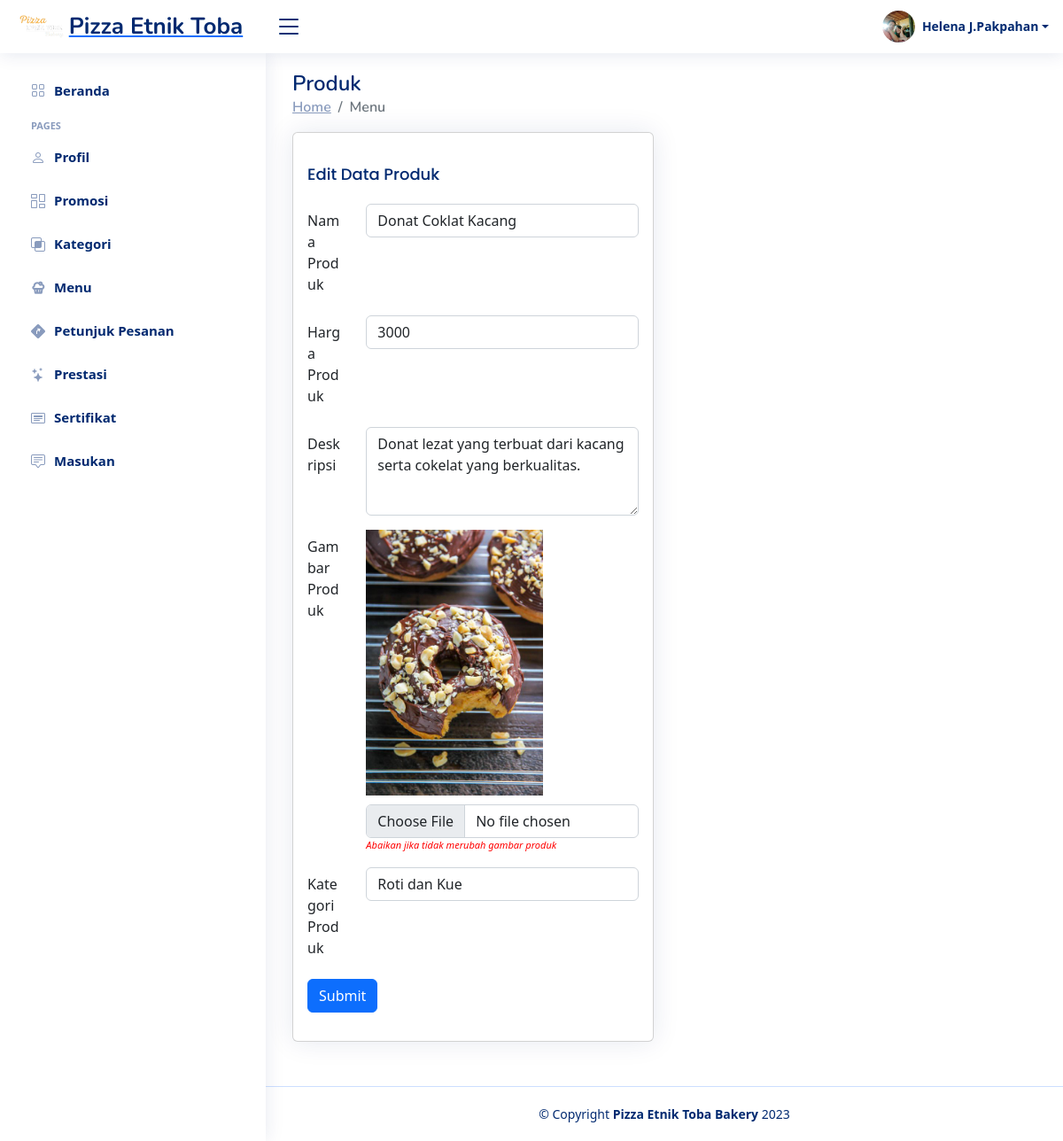
Page /Website/Admin/edit-menu.php?id=1&gambar=peanut.jpg (signed in) on the committed database.
### tables this page shows
CREATE TABLE `produk` (
  `id_produk` int(11) NOT NULL,
  `nama_produk` varchar(100) NOT NULL,
  `harga_produk` float NOT NULL,
  `gambar_produk` varchar(255) NOT NULL,
  `status_produk` enum('Aktif','Nonaktif') NOT NULL DEFAULT 'Aktif',
  `id_kategori` int(11) NOT NULL,
  `id_admin` int(11) NOT NULL DEFAULT 1,
  `deskripsi_produk` text DEFAULT NULL
);

### Website/Admin/edit-menu.php (the view, shortened to what this page needs)
<?php
include '../koneksi/koneksi.php';
if (isset($_GET['id'])) {
    $id = ($_GET["id"]);
    $query = "SELECT * FROM produk, kategori WHERE produk.id_kategori=kategori.id_kategori AND id_produk='$id'";
    $result = mysqli_query($koneksi, $query);
    $data = mysqli_fetch_assoc($result);
} else {
    echo "<script>alert('Masukkan data id.');window.location='menu.php';</script>";
}
?>
<!DOCTYPE html>
<html lang="en">
<head>
    <link rel="stylesheet" href="style.css">
    <link href="vendor/bootstrap/css/bootstrap.min.css" rel="stylesheet">
    <link href="vendor/bootstrap-icons/bootstrap-icons.css" rel="stylesheet">
    <link href="vendor/boxicons/css/boxicons.min.css" rel="stylesheet">
    <link href="vendor/quill/quill.snow.css" rel="stylesheet">
    <link href="vendor/quill/quill.bubble.css" rel="stylesheet">
    <link href="vendor/remixicon/remixicon.css" rel="stylesheet">
    <link href="vendor/simple-datatables/style.css" rel="stylesheet">
</head>
<?php include 'header.php' ?>
<?php include 'sidebar.php' ?>
<main id="main" class="main">
    <div class="pagetitle">
        <h1>Produk</h1>
        <nav>
            <ol class="breadcrumb">
                <li class="breadcrumb-item"><a href="index.php">Home</a></li>
                <li class="breadcrumb-item active">Menu</li>
            </ol>
        </nav>
    </div>
    <section class="section">
        <div class="row">
            <div class="col-lg-6">
                <div class="card">
                    <div class="card-body">
                        <h5 class="card-title">Edit Data Produk <?php $data['nama_produk'] ?></h5>
                        <form role="form" action="edit-menu-proses.php" method="POST" enctype="multipart/form-data">
                            <div class="row mb-3">
                                <label for="inputText" class="col-sm-2 col-form-label">Nama Produk</label>
                                <div class="col-sm-10">
                                    <input type="text" class="form-control" name="nama" value="<?php echo $data['nama_produk'] ?>" required>
                                </div>
                            </div>
                            <div class="row mb-3">
                                <label for="inputText" class="col-sm-2 col-form-label">Harga Produk</label>
                                <div class="col-sm-10">
                                    <input type="number" class="form-control" min="0" name="harga" value="<?php echo $data['harga_produk']; ?>" required>
                                </div>
                            </div>
                            <div class="row mb-3">
                                <label for="inputPassword" class="col-sm-2 col-form-label">Deskripsi</label>
                                <div class="col-sm-10">
                                    <textarea class="form-control" style="height: 100px" name="deskripsi" required><?php echo $data['deskripsi_produk']; ?></textarea>
                                </div>
                            </div>
                            <div class="row mb-3">
                                <label for="inputNumber" class="col-sm-2 col-form-label">Gambar Produk</label>
                                <div class="col-sm-10">
                                    <img src="../../pictures/<?php echo $data['gambar_produk'];?>" style="width: 200px;float: left;margin-bottom: 10px;">
                                    <input class="form-control" type="file" id="formFile" name="gambar">
                                    <i style="float: left;font-size: 11px;color: red">Abaikan jika tidak merubah gambar produk</i>
                                </div>
                            </div>
                    <div class="row mb-3">
                        <label for="inputText" class="col-sm-2 col-form-label">Kategori Produk</label>
                        <div class="col-sm-10">
                            <select class="form-control" name="id_kategori">
                                <?php
                                $query = "SELECT * FROM kategori WHERE status='Aktif'";
                                $result_set = $koneksi->query($query);
                                while ($kategori = $result_set->fetch_assoc()) {
                                    $selected = ($kategori['id_kategori'] == $data['id_kategori']) ? 'selected' : '';
                                    echo "<option value='" . $kategori['id_kategori'] . "' $selected>" . $kategori['nama_kategori'] . "</option>";
                                }
                                ?>
                            </select>
                        </div>
                    </div>
                    <div class="row mb-3">
                        <div class="col-sm-10">
                            <button type="submit" class="btn btn-primary">Submit </button>
                        </div>
                    </div>
                    </form>
                </div>
            </div>
        </div>
        </div>
    </section>
</main>
<?php include 'footer.php' ?>
</body>
</html>

### Website/Admin/header.php (shortened to what this page needs)
<?php
    include_once('../koneksi/koneksi.php');
    $query = 'SELECT * FROM admin';
    $result_set = $koneksi->query($query);
    $row = $result_set->fetch_assoc();
?>
<header id="header" class="header fixed-top d-flex align-items-center">
    <div class="d-flex align-items-center justify-content-between">
        <a href="index.php" class="logo d-flex align-items-center">
            <img src="assets/img/logo.png" alt="">
            <span class="d-none d-lg-block">Pizza Etnik Toba</span>
        </a>
        <i class="bi bi-list toggle-sidebar-btn"></i>
    </div>
    <nav class="header-nav ms-auto">
        <ul class="d-flex align-items-center">
            <li class="nav-item dropdown pe-3">
                <a class="nav-link nav-profile d-flex align-items-center pe-0" href="#" data-bs-toggle="dropdown">
                    <img src="../../pictures/<?php echo $row['foto_admin'];?>" alt="Profile" class="rounded-circle">
                    <span class="d-none d-md-block dropdown-toggle ps-2"><?php echo  $row['nama_admin'];?></span>
                </a>
            </li>
        </ul>
    </nav>
</header>

### Website/Admin/style.css (style rules this page uses)
:root { scroll-behavior: smooth; }
a { color: #4154f1; text-decoration: none; }
h1, h2, h3, h4, h5, h6 { font-family: "Nunito", sans-serif; }
#main { margin-top: 60px; padding: 20px 30px; transition: all 0.3s; }
.pagetitle { margin-bottom: 10px; }
.pagetitle h1 { font-size: 24px; margin-bottom: 0; font-weight: 600; color: #012970; }
.card { margin-bottom: 30px; border: none; border-radius: 5px; box-shadow: 0px 0 30px rgba(1, 41, 112, 0.1); }
.card-title { padding: 20px 0 15px 0; font-size: 18px; font-weight: 500; color: #012970; font-family: "Poppins", sans-serif; }
.card-body { padding: 0 20px 20px 20px; }
.breadcrumb { font-size: 14px; font-family: "Nunito", sans-serif; color: #899bbd; font-weight: 600; }
.breadcrumb a { color: #899bbd; transition: 0.3s; }
.breadcrumb .breadcrumb-item::before { color: #899bbd; }
.breadcrumb .active { color: #51678f; font-weight: 600; }
.logo { line-height: 1; }
@media (min-width: 1200px) { .logo { width: 280px; } }
.logo img { max-height: 26px; margin-right: 6px; }
.logo span { font-size: 26px; font-weight: 700; color: #012970; font-family: "Nunito", sans-serif; }
.header { transition: all 0.5s; z-index: 997; height: 60px; box-shadow: 0px 2px 20px rgba(1, 41, 112, 0.1); background-color: #fff; padding-left: 20px; }
.header .toggle-sidebar-btn { font-size: 32px; padding-left: 10px; cursor: pointer; color: #012970; }
.header-nav ul { list-style: none; }
.header-nav > ul { margin: 0; padding: 0; }
.header-nav .nav-profile { color: #012970; }
.header-nav .nav-profile img { max-height: 36px; }
.header-nav .nav-profile span { font-size: 14px; font-weight: 600; }
@media (min-width: 1200px) { #main, #footer { margin-left: 300px; } }

### rows in the picture
produk: nama "Donat Coklat Kacang", harga "3000", deskripsi "Donat lezat yang terbuat dari kacang serta cokelat yang berkualitas.", gambar_produk (picture)

### other values in the picture
$row['nama_admin'] "Helena J.Pakpahan"
form field id_kategori "Roti dan Kue"
